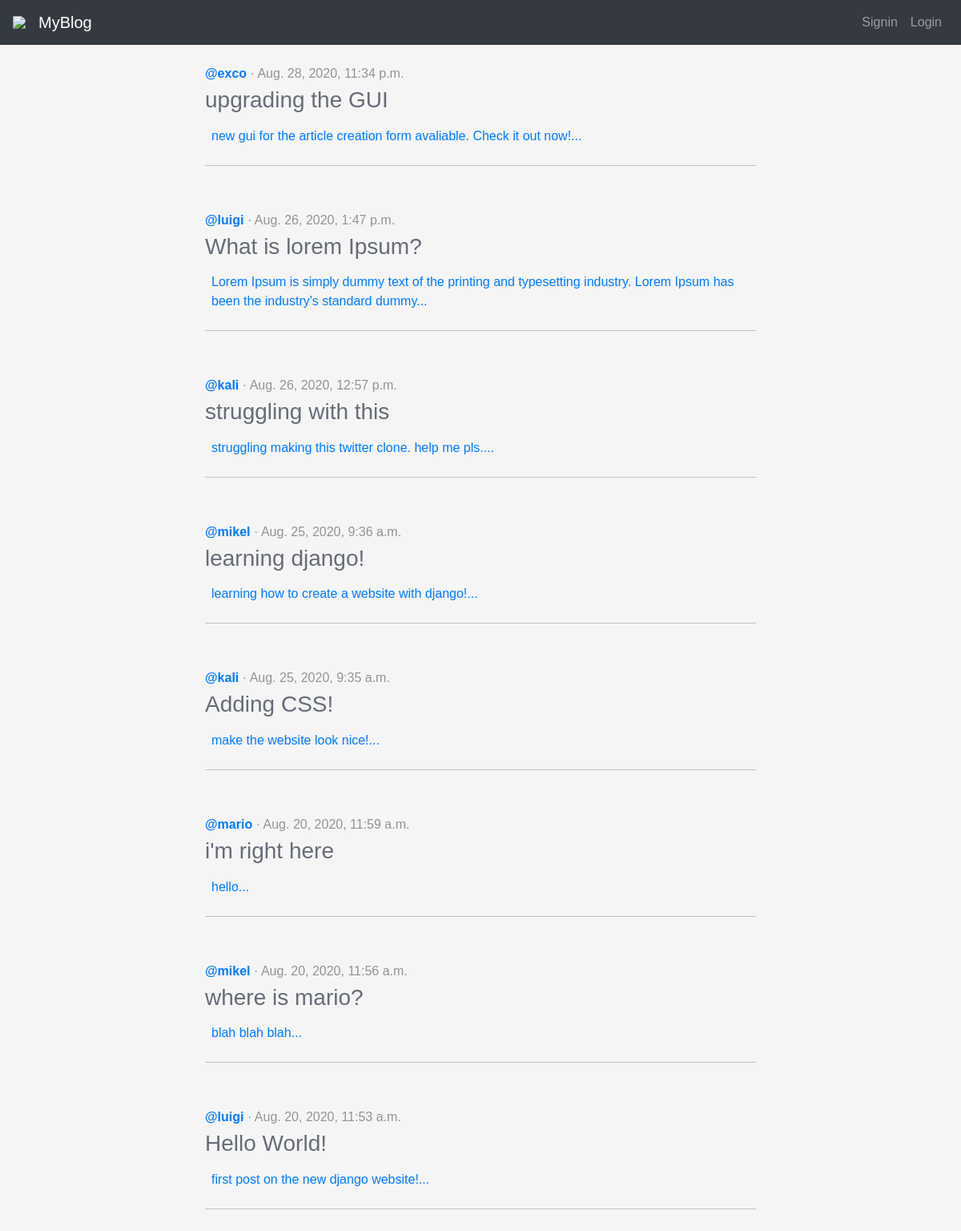
/articles/, run on an earlier commit of the app's database.
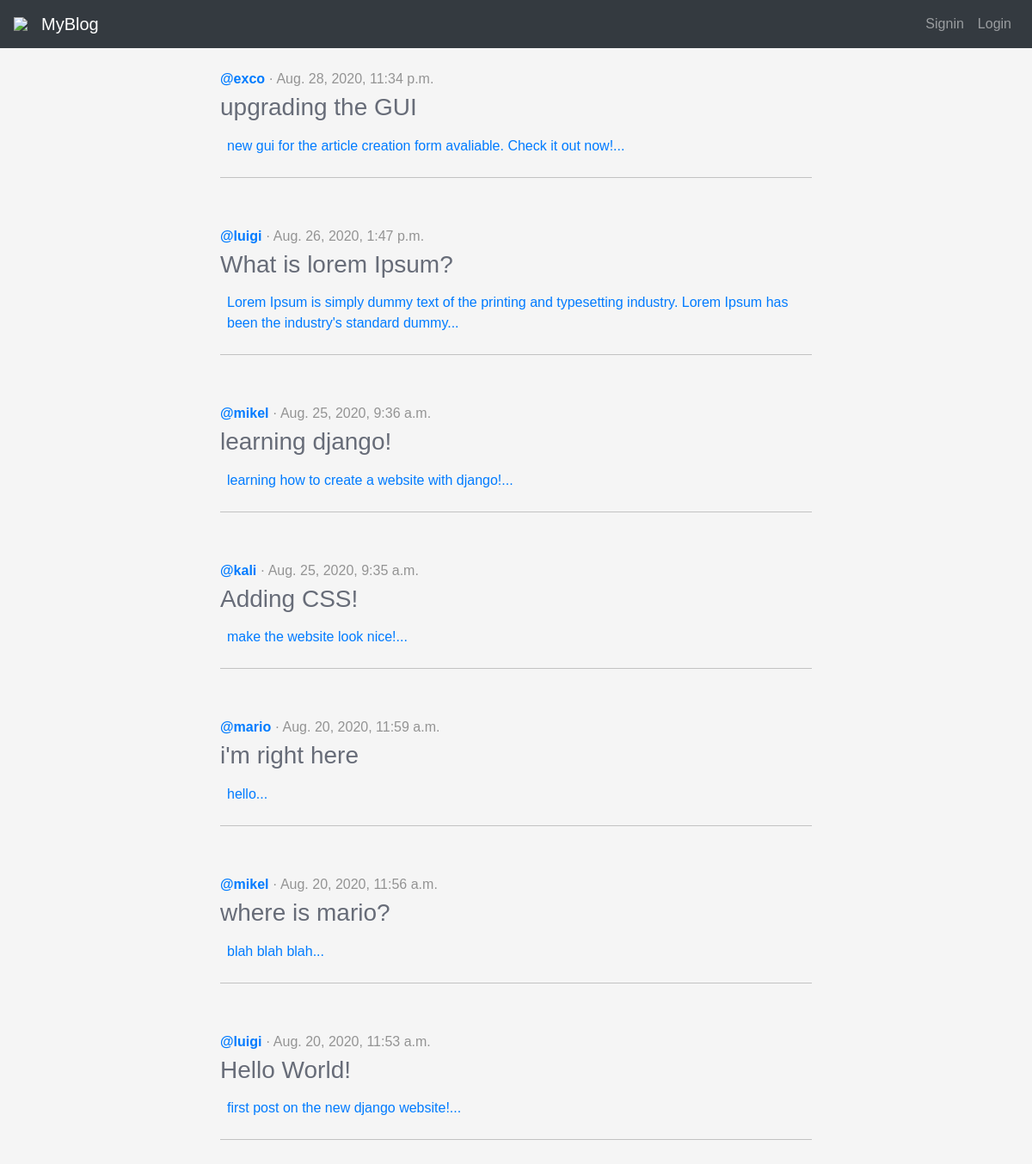
And on a later commit of the database.
### articles/models.py (models this page shows, shortened)
class Article(models.Model):
    title = models.CharField(max_length=100)
    slug = models.SlugField()
    body = models.TextField()
    date = models.DateTimeField(auto_now_add=True)
    thumb = models.ImageField(default='default.png', blank=True)
    author = models.ForeignKey(User, default=None, on_delete=models.CASCADE)
    def snippet(self):
        return self.body[:125] + "..."

### articles/views.py (the view)
def article_list(request):
    articles = Article.objects.all().order_by("-date")
    return render(request, "articles/articles.html", {"articles": articles})

### articles/templates/articles/articles.html
{% extends 'base.html' %}
{% block content %}
<div class="article-list">
    {% for article in articles %}
        <div class="article">
            <a href="{% url 'articles:detail' slug=article.slug %}">
                <span class="article-auth">@{{article.author}}</span><span class="article-date"> · {{article.date}}</span>
                <h3 class="mt-1">{{article.title}}</h3>
                <p>{{article.snippet}}</p>
                <hr>
            </a>
        </div>
    {% endfor %}
</div>
{% endblock %}

What changed in the data, as far as the page shows it:
removed Article: author "kali", date "Aug. 26, 2020, 12:57 p.m.", title "struggling with this", snippet "struggling making this twitter clone. help me pls...."
